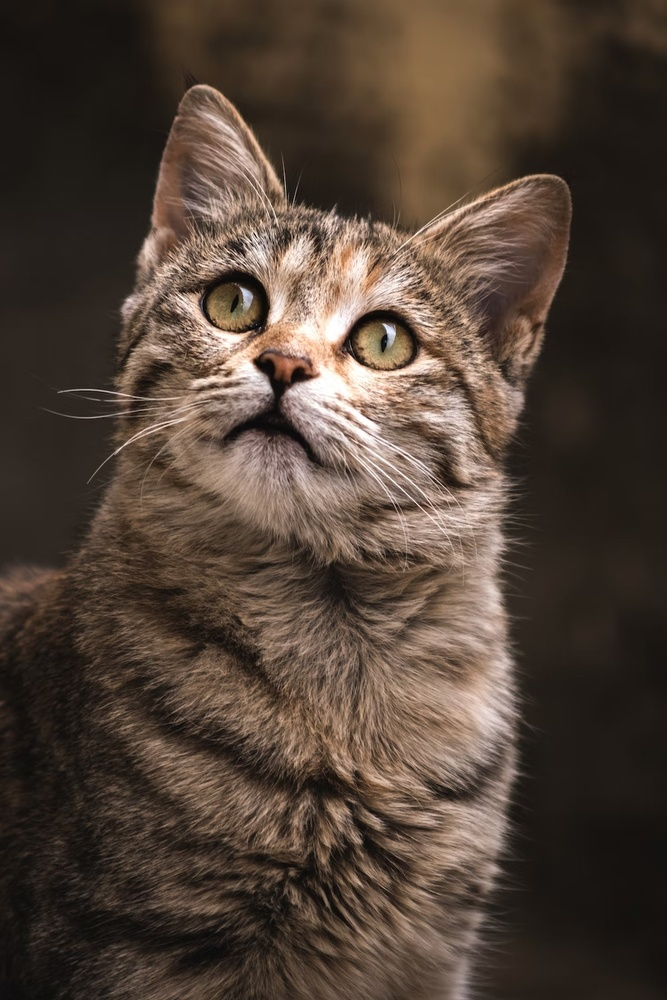
#> input picture res/cat.jpg, 667 x 1000 px, shrunk from 1000 x 1500 before the run, found by its file name
$ python svd.py
#> lines starting #> are read from the running program, lines starting #| are printed output that depends on the picture
import numpy as np
from PIL import Image
from scipy import linalg


ex_img_path = '/workspaces/workspace/res/cat.jpg'

img = Image.open(ex_img_path)
#> img is the input picture: PIL image 667x1000 RGB; mean R, G, B 81.2, 66.2, 55.2
np_img = np.array(img)


def compress_sc(a, comp_rate=0.2):
    """
    Single-Channel image compression using Singular Value Decomposition

    I: a - matrix-like arr (2d), comp_rate - rate of rank 1 matrices disregarded
    O: compressed_img - sum of rank 1 matrices
    """
#> called with comp_rate = 0.2
    U, S, V = linalg.svd(a)
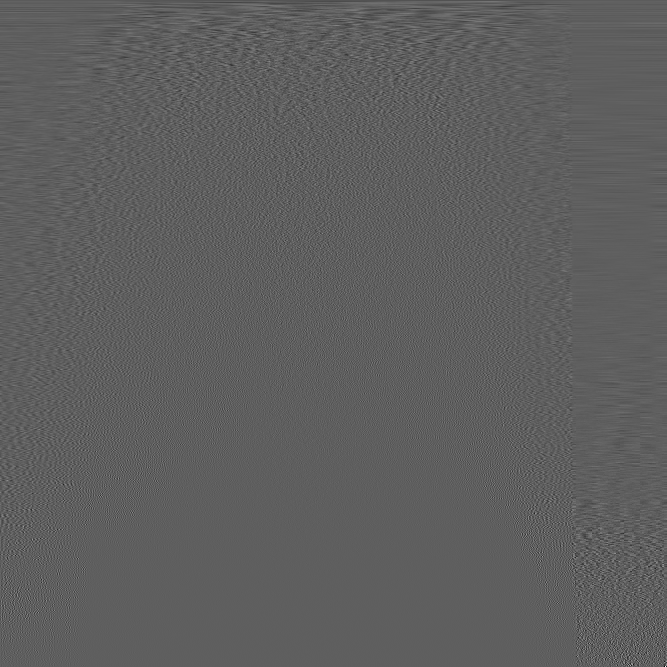
#> V: shape (667, 667) float32; min -0.44, max 0.742, mean -5.8e-05; drawn with min black and max white
#> S = 667 values, max 74969.3 at index 0, min 1.65 at index 666, mean 551.3
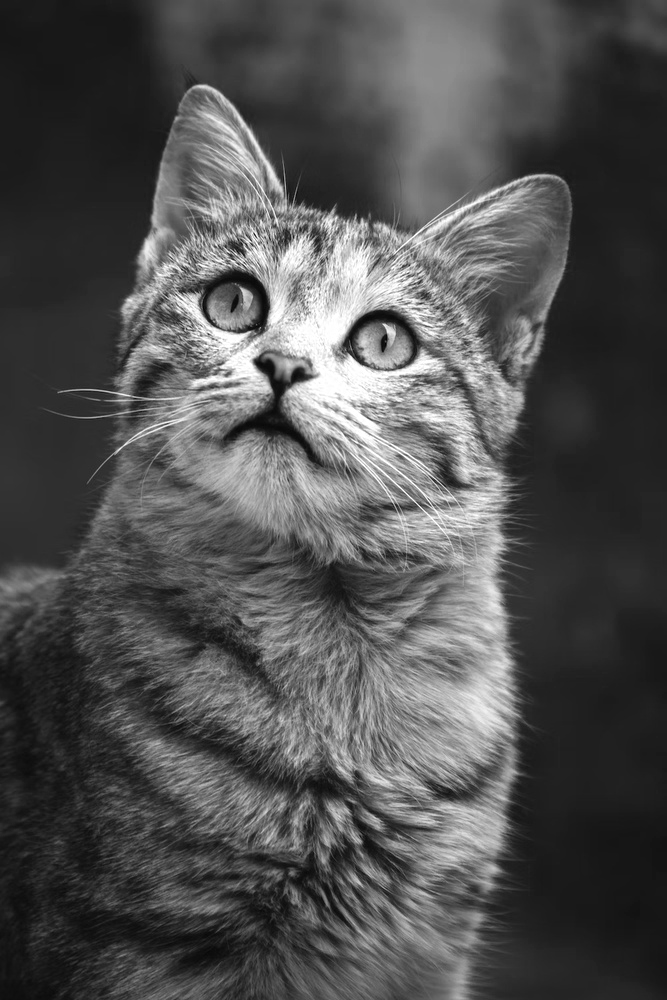
#> a: shape (1000, 667); min 0, max 255, mean 81.2

    k = int((1 - comp_rate) * min(a.shape))
#> k = 533

    U_trunc = U[:, :k]
    S_trunc = np.diag(S[:k])
    V_trunc = V[:k, :]

    compressed_img = U_trunc @ S_trunc @ V_trunc

    return compressed_img

def compress_mc(a, comp_rate=0.2):
    """
    Multi-Channel image compression using Singular Value Decomposition

    I: a - matrix-like arr (3d), comp_rate - rate of rank 1 matrices disregarded
    O: compressed_img - sum of rank 1 matrices
    """
    R = compress_sc(a[..., 0], comp_rate=comp_rate)
    G = compress_sc(a[..., 1], comp_rate=comp_rate)
#> call 2 of compress_sc, with comp_rate = 0.2
#> in compress_sc (call 2), `U, S, V = linalg.svd(a)`:
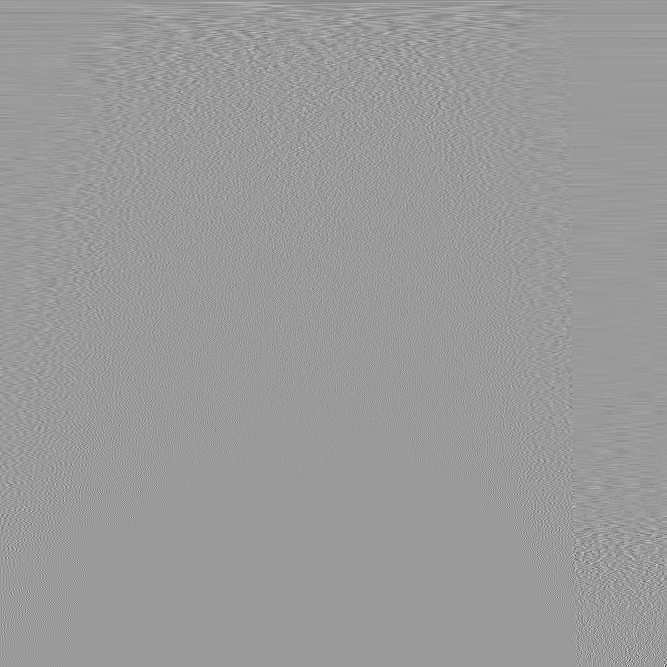
#> V: shape (667, 667) float32; min -0.709, max 0.463, mean -7.51e-05; drawn with min black and max white
#> in compress_sc (call 2), `U, S, V = linalg.svd(a)`: S = 667 values, max 61485.1 at index 0, min 1.69 at index 666, mean 503.7
    B = compress_sc(a[..., 2], comp_rate=comp_rate)
#> call 3 of compress_sc, with comp_rate = 0.2
#> in compress_sc (call 3), `U, S, V = linalg.svd(a)`:
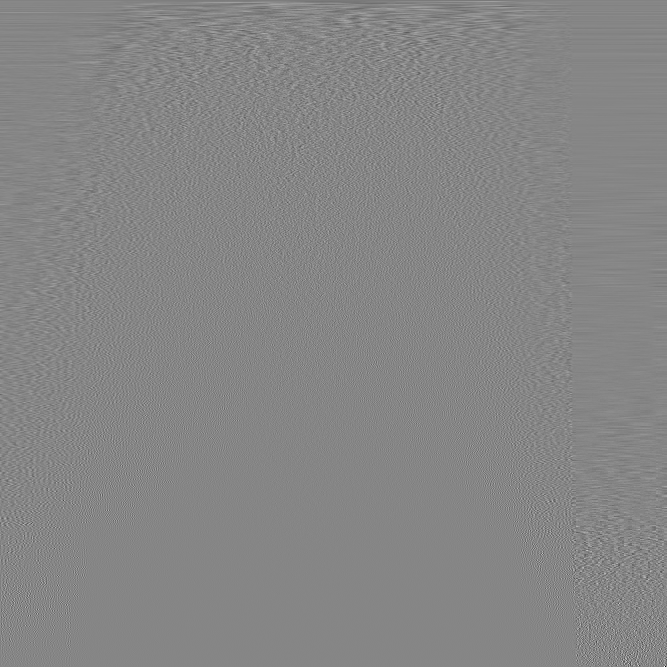
#> V: shape (667, 667) float32; min -0.649, max 0.586, mean -6.64e-05; drawn with min black and max white
#> in compress_sc (call 3), `U, S, V = linalg.svd(a)`: S = 667 values, max 52088.7 at index 0, min 1.75 at index 666, mean 477.2
#> in compress_sc (call 3), `U, S, V = linalg.svd(a)`:
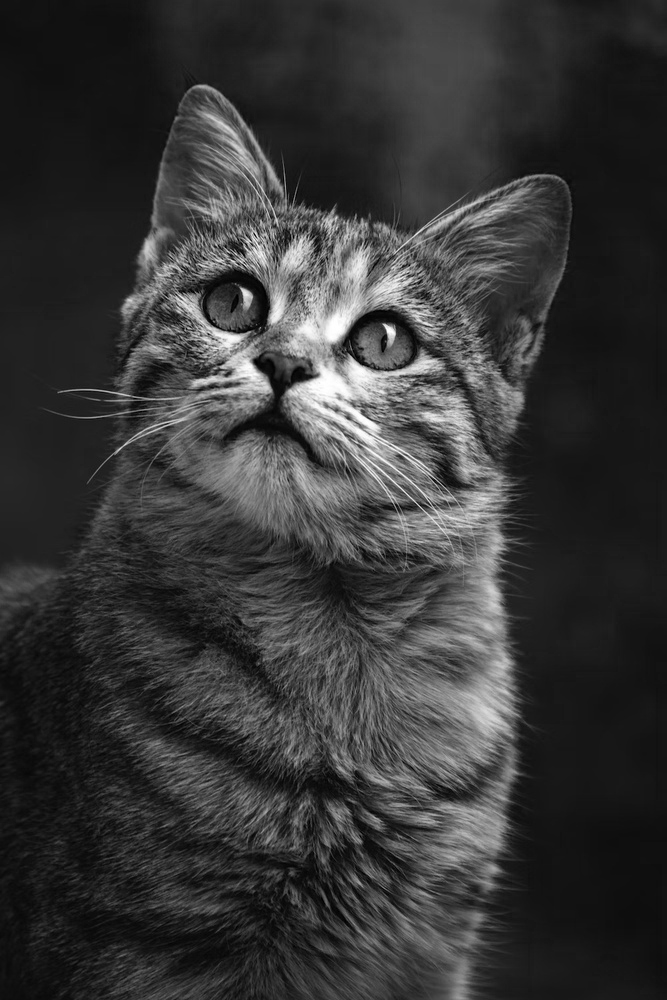
#> a: shape (1000, 667); min 0, max 255, mean 55.2
#> in compress_sc (call 3), `U_trunc = U[:, :k]`:
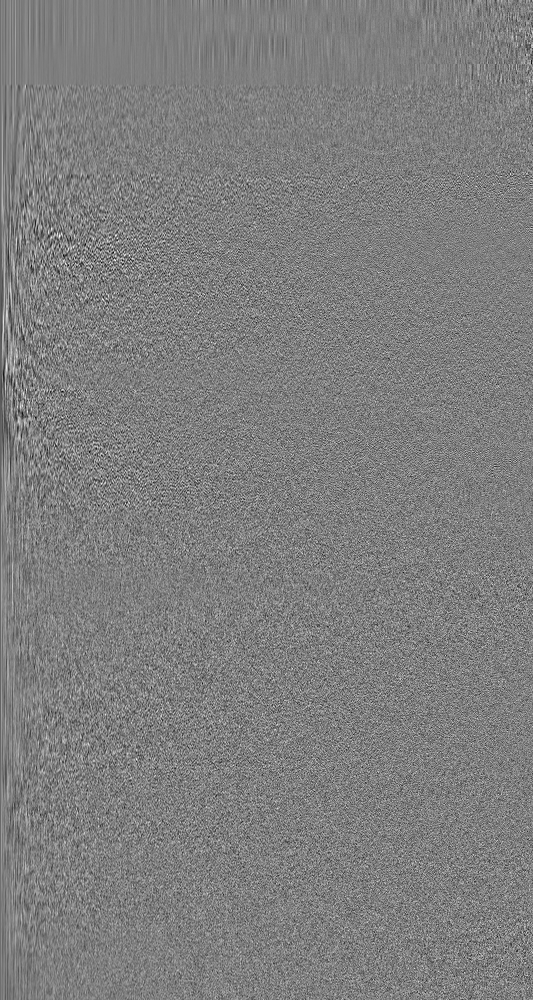
#> U_trunc: shape (1000, 533) float32; min -0.178, max 0.18, mean -4.86e-05; drawn with min black and max white
#> in compress_sc (call 3), `V_trunc = V[:k, :]`:
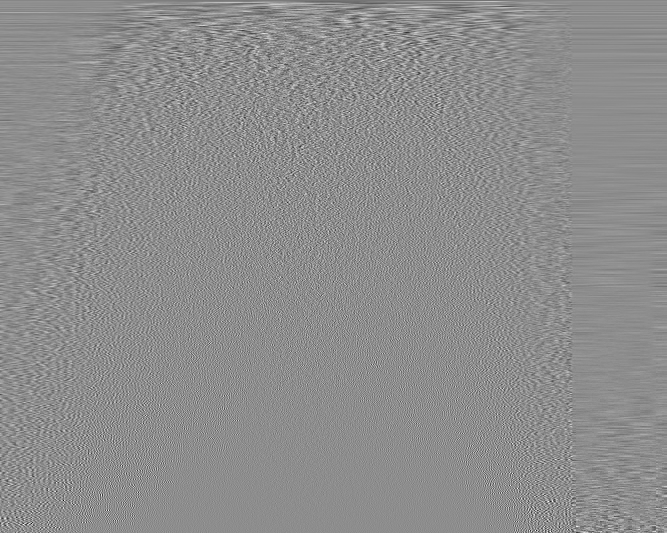
#> V_trunc: shape (533, 667) float32; min -0.321, max 0.257, mean -8.35e-05; drawn with min black and max white

    compressed_img = np.stack([R, G, B], axis=-1)
#> compressed_img: shape (1000, 667, 3) float32

    return compressed_img

compress_mc(np_img)
